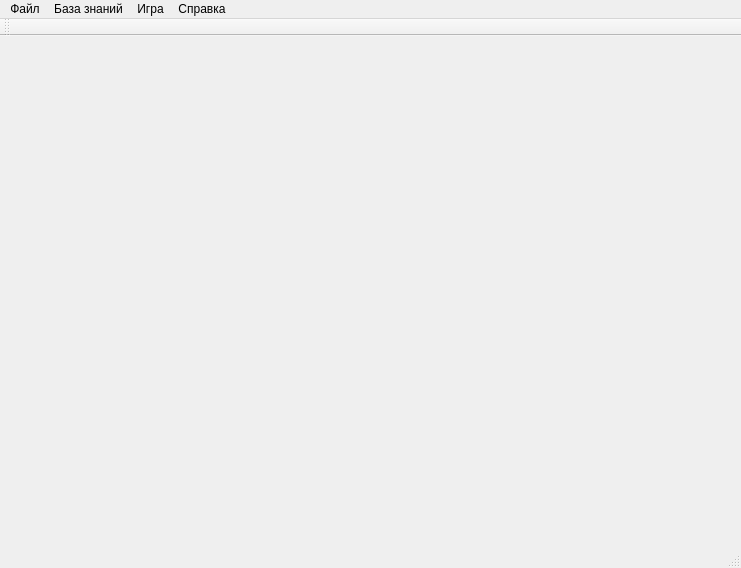
<?xml version="1.0" encoding="UTF-8"?>
<ui version="4.0">
 <class>MainWindow</class>
 <widget class="QMainWindow" name="MainWindow">
  <property name="geometry">
   <rect>
    <x>0</x>
    <y>0</y>
    <width>741</width>
    <height>568</height>
   </rect>
  </property>
  <property name="windowTitle">
   <string>NYA CATS</string>
  </property>
  <widget class="QWidget" name="centralWidget"/>
  <widget class="QMenuBar" name="mainMenuBar">
   <property name="geometry">
    <rect>
     <x>0</x>
     <y>0</y>
     <width>741</width>
     <height>21</height>
    </rect>
   </property>
   <widget class="QMenu" name="menuFile">
    <property name="title">
     <string>Файл</string>
    </property>
    <addaction name="actCreate"/>
    <addaction name="actOpen"/>
    <addaction name="separator"/>
    <addaction name="actClose"/>
    <addaction name="separator"/>
    <addaction name="actSave"/>
    <addaction name="actSaveAs"/>
    <addaction name="separator"/>
    <addaction name="actExit"/>
   </widget>
   <widget class="QMenu" name="menuInfo">
    <property name="title">
     <string>Справка</string>
    </property>
    <addaction name="actAbout"/>
   </widget>
   <widget class="QMenu" name="menuKB">
    <property name="enabled">
     <bool>true</bool>
    </property>
    <property name="title">
     <string>База знаний</string>
    </property>
    <addaction name="actFrameEditor"/>
    <addaction name="actDomainEditor"/>
   </widget>
   <widget class="QMenu" name="menuGame">
    <property name="title">
     <string>Игра</string>
    </property>
    <addaction name="actStartGame"/>
    <addaction name="actStartRandGame"/>
    <addaction name="actDoStep"/>
    <addaction name="actStopGame"/>
   </widget>
   <addaction name="menuFile"/>
   <addaction name="menuKB"/>
   <addaction name="menuGame"/>
   <addaction name="menuInfo"/>
  </widget>
  <widget class="QToolBar" name="mainToolBar">
   <attribute name="toolBarArea">
    <enum>TopToolBarArea</enum>
   </attribute>
   <attribute name="toolBarBreak">
    <bool>false</bool>
   </attribute>
  </widget>
  <widget class="QStatusBar" name="mainStatusBar"/>
  <action name="actExit">
   <property name="text">
    <string>Выход</string>
   </property>
   <property name="shortcut">
    <string>Ctrl+Q</string>
   </property>
  </action>
  <action name="actAbout">
   <property name="text">
    <string>О программе</string>
   </property>
   <property name="shortcut">
    <string>F1</string>
   </property>
  </action>
  <action name="actCreate">
   <property name="text">
    <string>Создать</string>
   </property>
   <property name="shortcut">
    <string>Ctrl+N</string>
   </property>
  </action>
  <action name="actOpen">
   <property name="text">
    <string>Открыть...</string>
   </property>
   <property name="shortcut">
    <string>Ctrl+O</string>
   </property>
  </action>
  <action name="actClose">
   <property name="text">
    <string>Закрыть</string>
   </property>
  </action>
  <action name="actSave">
   <property name="text">
    <string>Сохранить</string>
   </property>
   <property name="shortcut">
    <string>Ctrl+S</string>
   </property>
  </action>
  <action name="actSaveAs">
   <property name="text">
    <string>Сохранить как...</string>
   </property>
   <property name="shortcut">
    <string>Ctrl+Shift+S</string>
   </property>
  </action>
  <action name="actFrameEditor">
   <property name="text">
    <string>Редактор фреймов</string>
   </property>
   <property name="shortcut">
    <string>Ctrl+F</string>
   </property>
  </action>
  <action name="actDomainEditor">
   <property name="text">
    <string>Редактор доменов</string>
   </property>
   <property name="shortcut">
    <string>Ctrl+D</string>
   </property>
  </action>
  <action name="actStartGame">
   <property name="text">
    <string>Начать игру</string>
   </property>
   <property name="shortcut">
    <string>Ctrl+R</string>
   </property>
  </action>
  <action name="actShowOutput">
   <property name="text">
    <string>Показать вывод</string>
   </property>
  </action>
  <action name="actStopGame">
   <property name="text">
    <string>Закончить игру</string>
   </property>
   <property name="shortcut">
    <string>Ctrl+E</string>
   </property>
  </action>
  <action name="actDoStep">
   <property name="text">
    <string>Сделать шаг</string>
   </property>
   <property name="shortcut">
    <string>Space</string>
   </property>
  </action>
  <action name="actStartRandGame">
   <property name="text">
    <string>Случайная игра</string>
   </property>
  </action>
 </widget>
 <layoutdefault spacing="6" margin="11"/>
 <resources/>
 <connections/>
</ui>
